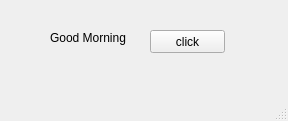
<?xml version="1.0" encoding="UTF-8"?>
<ui version="4.0">
 <class>MainWindow</class>
 <widget class="QMainWindow" name="MainWindow">
  <property name="geometry">
   <rect>
    <x>0</x>
    <y>0</y>
    <width>288</width>
    <height>121</height>
   </rect>
  </property>
  <property name="windowTitle">
   <string>MainWindow</string>
  </property>
  <widget class="QWidget" name="centralwidget">
   <widget class="QLabel" name="lbl">
    <property name="geometry">
     <rect>
      <x>50</x>
      <y>30</y>
      <width>101</width>
      <height>16</height>
     </rect>
    </property>
    <property name="text">
     <string>Good Morning</string>
    </property>
   </widget>
   <widget class="QPushButton" name="pb">
    <property name="geometry">
     <rect>
      <x>150</x>
      <y>30</y>
      <width>75</width>
      <height>23</height>
     </rect>
    </property>
    <property name="text">
     <string>click</string>
    </property>
   </widget>
  </widget>
  <widget class="QMenuBar" name="menubar">
   <property name="geometry">
    <rect>
     <x>0</x>
     <y>0</y>
     <width>288</width>
     <height>21</height>
    </rect>
   </property>
  </widget>
  <widget class="QStatusBar" name="statusbar"/>
 </widget>
 <resources/>
 <connections/>
</ui>
